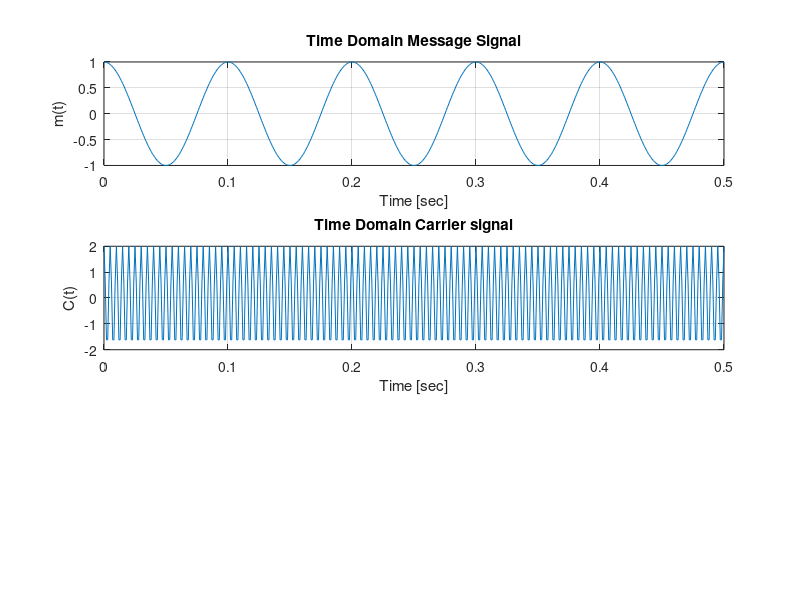

This chart was generated by the following MATLAB code: (Note: this script raises an error after producing the figure.)
%We try to stimulate transmission of our message using DSB SC (Double
%Sideband Supressed Carrier Transmission system.
% here frequencies produced by amplitude modulation are symmetrically 
%spaced above and below the carrier frequency and the carrier level is 
%reduced to the lowest practical level so unlike AM here the carrier is not transmitted.
clc;  %clear command window
clear all;  %clear our workspace
close all;  %closes all other workable windows
%---------Defining parameters-----------------------%
A1=1;          % message signal Amplitude
Ac=2;          % carrier signal Amplitude
fm=10;         % message signal frequency taken (10 Hz here)
fc=20*fm;      % carrier freq taken 10 times message signal frequency (100 Hz)
mod=1;         % Modulation index we take 1

fs=100*fm;       % sampling freq 100 times that of message signal(1000 Hz)
Ts=1/fs;       % sampling time (0.001 sec)
t=0:Ts:5/fm;    % Generating the time vector for 5 periods of message signal (period =1/fm)

%----------Defining and Ploting message and carrier signals---%

message= A1*cos(2*pi*fm*t);  % message signal frequency 10 Hz
carrier= Ac*cos(2*pi*fc*t);  % carrier signal Freq=200Hz

figure;
subplot(311);
plot(t,message);
xlabel('Time [sec]');
ylabel('m(t)');
title('Time Domain Message Signal');
grid;

hold on;
subplot(312);
plot(t,carrier);
xlabel('Time [sec]');
ylabel('C(t)');
title('Time Domain Carrier signal');
grid;
hold on;

%----- Creating the DSB Modulated signal and its Fourier Transform ---%

%Modulator function
modt=DSBSC(message,carrier,mod); %Function to compute DSBSC modulation 
                                       %we pass message, Carrier,
                                       %Modulating index as arguments to
                                       %get product as result.

subplot(313);
plot(t,modt,'r');
xlabel('Time [sec]');
ylabel('DSBm(t)');
title('Time domain DSB SC Modulated Signal ');

% To plot the signals in frequency domain
modf=fftshift(fft(modt)); % fourier transform  of DSB SC modolated signal shifted for period -pi to pi
mf=fftshift(fft(message)); % fourier transform  of message signal shifted for period -pi to pi
cf=fftshift(fft(carrier)); % fourier transform  of carrier signal shifted for period -pi to pi
f=linspace(-fs/2,fs/2,length(t)); %generating the frequency vector

figure;
subplot(311);   %To plot frequencies of message,carrier , DSB SC modulated signal in same plot
plot(f,abs(mf));  %Plotting frequency response of message signal
xlabel('Frequency [Hz]');
ylabel('m(f)');
title('Frequency Domain Message Signal');

hold on;
subplot(312);
plot(f,abs(cf));  %Plotting frequency response of carrier signal
xlabel('Frequency [Hz]');
ylabel('C(f)');
title('Frequency Domain Carrier signal');

hold on;
subplot(313);
plot(f,abs(modf));  %Plotting frequency response of DSB SC molulated signal
xlabel('Frequency [Hz]');
ylabel('DSB SC(f)');
title('Frequency domain DSB SC Modulated Signal');
%% 

%-------------Demodulating DSB SC signal---------------------------------%
% Demodulating the DSB SC signal using Coherent Detection
% Step 1: Synchronous Demodulation using carrier
Vc = DSBSC(modt,carrier,2);  % To demodulate the DSBSC modulated signal we can again use DSB SC 
                                %as that function only multiplies the signals in input 
                                 %which is what we need to do for demodulation.

% Non-Coherent Detection Step 2: Low Pass RC Filter
% fN = fs/2;
% h = fir1(10,fc*2/fs, 'low');    %To make linear phase FIR Low Pass Filter.       
% ym_rec = filter(h,1,Vc);
[b,a] = butter(5,fm*3/fs);  %We can also use Butterworth Filter
ym_rec = filter(b,a,Vc); % filtering the demodulated signal
ym_rec = ym_rec - mean(ym_rec); %To reduce error
ym_rec = ym_rec/Ac^2;   % a factor of AC^2 comes due to multiplying two times by carrier wave 
                            %so we divide by that to get amplitude of message signal..
figure;
plot(t, ym_rec,'LineWidth',2);  %Plotting the demodulated message signal
hold on;
plot(t,message,'r');   %plotting the origional message signal in the same plot
%We get a very small offset on the demodulated signal but that is fine.
title('demodulated DSB SC signal with origional message signal');
legend("Demodulated DSB SC signal","message signal");
xlabel('Time (s)');
ylabel('Amplitude (Volts)');
% To get the frequency
Nf=length(ym_rec); %To take fft of Nf point
ym_rec_fft = fftshift(fft(ym_rec,Nf));              % Frequency Response of retrieved message signal ,
                                                              %we use the same number of points for fft
f = (-Nf/2:1:Nf/2-1)*fs/Nf;
figure;
subplot(211);
plot(f,abs(ym_rec_fft));
hold on;
title('Freq Response of demodulated DSB SC signal y_m(t)');
xlabel('f(Hz)');
ylabel('|demod DSBSC(F)|');

%To plot the frequency response of input message signal to compare result
subplot(212);
hold on; 
plot(f,abs(mf));
xlabel("frequency (Hz)");
ylabel("|m(f)|");
title("Frequency response of message signal m(t)");
